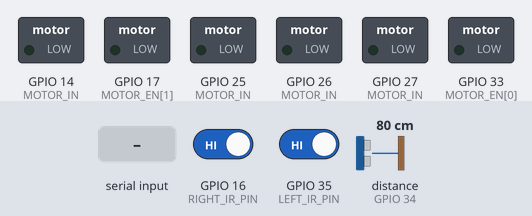
A sketch run on a simulated ESP32. Shown: switched loads named in the sketch (green lamp = pin HIGH). Wiring (inferred from the names in the program): ultrasonic range finder: trigger GPIO 23; echo GPIO 34. Dashed ring = blinking. The inputs (shaded band) are chosen by the test bench; at power-on: GPIO 16 (RIGHT_IR_PIN) HIGH, GPIO 35 (LEFT_IR_PIN) HIGH, distance to the obstacle (sensor on GPIO 34) 80 cm. The echo pulse lasts 58.3 µs per cm; pins used as bus, display or sensor lines are not drawn; what the sketch prints to the serial monitor is not drawn.

Above: at 4.2 s.
4.3 s: "T90\n" received over Serial
At 4.49 s:
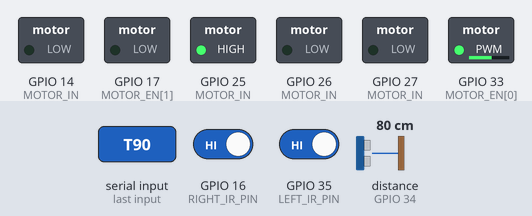
At 5.12 s:
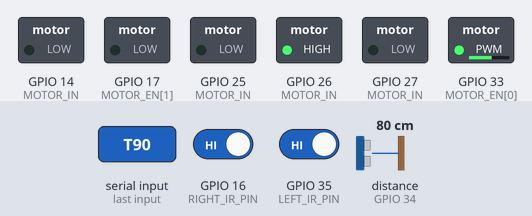
7.8 s: GPIO 16 (RIGHT_IR_PIN) driven LOW
12.4 s: GPIO 35 (LEFT_IR_PIN) driven LOW
16.5 s: "!\n" received over Serial
18.0 s: "x90\n" received over Serial
19.5 s: GPIO 16 (RIGHT_IR_PIN) driven HIGH
Timing chart, 0 to 22.5 s (numbered marks = the images above; inputs shaded):
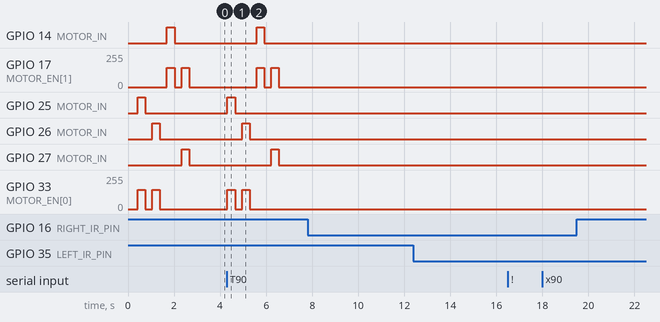

Measured:
- after the input at 4.3 s, GPIO 14 (MOTOR_IN): LOW → HIGH after 1.3 s, → LOW 0.33 s later; GPIO 17 (MOTOR_EN[1]): alternates 144/255 for 0.33 s and 0/255 for 0.30 s, 4 changes in all, then stays 0/255, starting after 1.3 s
- after the input at 7.8 s, every drawn part: stays the same
- after the input at 12.4 s, every drawn part: stays the same
- after the input at 16.5 s, every drawn part: stays the same
- after the input at 18.0 s, every drawn part: stays the same
- after the input at 19.5 s, every drawn part: stays the same

The sketch:

CareBotHardwareTest.ino
```cpp
/*
  CareBot component diagnostic for the 30-pin ESP32 NodeMCU board with USB-C
  and an ESP32-WROOM-32 module. Use GPIO numbers printed on the board.
  Upload this sketch instead of the mission sketch, then open Serial Monitor
  at 115200 baud. Remove kits and beams and raise the drive wheels.

  Commands (send one character; line endings are optional):
    ?           Print help
    b           Board information
    i           Scan the I2C bus
    p           PCA9685 status and planned channel registers
    u           One ultrasonic reading
    r           Front IR sensors
    0..9, A..F   Move one PCA9685 channel (A=10, F=15)
    t           Move channels 0 through 15, one at a time
    !           Arm one short motor or full-actuator test
    L or R      Test left or right motor forward and reverse (requires !)
    T           Rerun the automatic servo-and-motor test
    x           Stop motors, disarm tests, and interrupt an active test

  A PCA9685 register response does not prove a servo is plugged in or moving.
  This wiring has no battery-voltage, servo-voltage, motor-current, wheel-speed,
  or servo-position feedback inputs. Those quantities cannot be measured here.
*/

#include <Arduino.h>
#include <Wire.h>
#include <Adafruit_PWMServoDriver.h>

#if !defined(CONFIG_IDF_TARGET_ESP32)
#error "Select ESP32 Dev Module for the classic ESP32-WROOM-32 NodeMCU board."
#endif

constexpr uint8_t PCA_ADDRESS = 0x40;
constexpr uint8_t SDA_PIN = 21, SCL_PIN = 22;
constexpr uint8_t ULTRA_TRIG_PIN = 23, ULTRA_ECHO_PIN = 34;
constexpr uint8_t LEFT_IR_PIN = 35, RIGHT_IR_PIN = 16;
constexpr uint8_t MOTOR_IN[2][2] = {{25, 26}, {27, 14}};
constexpr uint8_t MOTOR_EN[2] = {33, 17};
constexpr bool MOTOR_INVERT[2] = {false, true};
constexpr uint8_t BLACK_LEVEL = LOW;
constexpr uint8_t MOTOR_TEST_PWM = 145;
constexpr uint32_t MOTOR_TEST_MS = 300;
constexpr uint32_t ULTRA_TIMEOUT_US = 25000;
constexpr uint32_t REPORT_INTERVAL_MS = 2000;
constexpr uint16_t SERVO_LOW_TICKS = 225;
constexpr uint16_t SERVO_CENTER_TICKS = 375;
constexpr uint8_t EXPECTED_50HZ_PRESCALE = 121;

Adafruit_PWMServoDriver pca(PCA_ADDRESS);
bool pcaReady = false;
bool motorPwmReady[2] = {false, false};
bool motorTestArmed = false;
bool testInterrupted = false;
uint32_t lastReportMs = 0;

void prefix(const char *topic) {
  Serial.print('[');
  Serial.print(millis());
  Serial.print(" ms] [");
  Serial.print(topic);
  Serial.print("] ");
}

void motorsOff() {
  for (unsigned side = 0; side < 2; ++side) {
    if (motorPwmReady[side]) {
      if (!ledcWrite(MOTOR_EN[side], 0)) {
        ledcDetach(MOTOR_EN[side]);
        motorPwmReady[side] = false;
        pinMode(MOTOR_EN[side], OUTPUT);
        digitalWrite(MOTOR_EN[side], LOW);
      }
    } else {
      digitalWrite(MOTOR_EN[side], LOW);
    }
    digitalWrite(MOTOR_IN[side][0], LOW);
    digitalWrite(MOTOR_IN[side][1], LOW);
  }
}

bool pcaResponds() {
  Wire.beginTransmission(PCA_ADDRESS);
  return Wire.endTransmission() == 0;
}

void logBoard() {
  prefix("BOARD");
  Serial.print("chip="); Serial.print(ESP.getChipModel());
  Serial.print(" cpu_mhz="); Serial.print(getCpuFrequencyMhz());
  Serial.print(" flash_bytes="); Serial.print(ESP.getFlashChipSize());
  Serial.print(" free_heap_bytes="); Serial.println(ESP.getFreeHeap());
}

void scanI2c() {
  prefix("I2C"); Serial.println("scan_begin sda_gpio=21 scl_gpio=22");
  unsigned found = 0;
  for (uint8_t address = 1; address < 127; ++address) {
    Wire.beginTransmission(address);
    if (Wire.endTransmission() == 0) {
      prefix("I2C");
      Serial.print("address=0x");
      if (address < 16) Serial.print('0');
      Serial.println(address, HEX);
      ++found;
    }
  }
  prefix("I2C"); Serial.print("scan_end responding_addresses="); Serial.println(found);
}

void logUltrasonic() {
  digitalWrite(ULTRA_TRIG_PIN, LOW);
  delayMicroseconds(2);
  digitalWrite(ULTRA_TRIG_PIN, HIGH);
  delayMicroseconds(10);
  digitalWrite(ULTRA_TRIG_PIN, LOW);
  uint32_t echoUs = pulseIn(ULTRA_ECHO_PIN, HIGH, ULTRA_TIMEOUT_US);
  prefix("ULTRA");
  Serial.print("trig_gpio=23 echo_gpio=34 echo_us="); Serial.print(echoUs);
  if (echoUs == 0) {
    Serial.println(" distance_mm=NA status=no_echo");
    return;
  }
  float distanceMm = echoUs * 0.343f / 2.0f;
  Serial.print(" distance_mm="); Serial.print(distanceMm, 1);
  Serial.println(distanceMm >= 20 && distanceMm <= 4000
                   ? " status=valid" : " status=out_of_range");
}

void logInputs() {
  int left = digitalRead(LEFT_IR_PIN);
  int right = digitalRead(RIGHT_IR_PIN);
  prefix("INPUT");
  Serial.print("front_left_ir_gpio35_raw="); Serial.print(left);
  Serial.print(" left_ir="); Serial.print(left == BLACK_LEVEL ? "BLACK" : "CLEAR");
  Serial.print(" front_right_ir_gpio16_raw="); Serial.print(right);
  Serial.print(" right_ir="); Serial.println(right == BLACK_LEVEL ? "BLACK" : "CLEAR");
}

void logPca() {
  bool responds = pcaResponds();
  if (!responds) pcaReady = false;
  prefix("PCA");
  Serial.print("address=0x40 ack="); Serial.print(responds ? 1 : 0);
  Serial.print(" initialized="); Serial.print(pcaReady ? 1 : 0);
  if (!responds || !pcaReady) {
    Serial.println(" prescale=NA");
    return;
  }
  uint8_t prescale = pca.readPrescale();
  Serial.print(" prescale="); Serial.print(prescale);
  Serial.println(prescale == EXPECTED_50HZ_PRESCALE
                   ? " target_frequency_hz=50" : " status=frequency_mismatch");
  for (uint8_t channel = 0; channel < 5; ++channel) {
    uint16_t on = pca.getPWM(channel, false);
    uint16_t off = pca.getPWM(channel, true);
    prefix("PCA_CHANNEL");
    Serial.print("channel="); Serial.print(channel);
    Serial.print(" on_register="); Serial.print(on);
    Serial.print(" off_register="); Serial.print(off);
    Serial.print(" output_state=");
    Serial.print((off & 0x1000) ? "FULL_OFF" : "PWM_CONFIGURED");
    Serial.println(" physical_servo_presence=unmeasured");
  }
}

void logMotorCommands() {
  prefix("MOTOR_OUTPUT");
  Serial.print("left_pwm_gpio33=");
  Serial.print(motorPwmReady[0] ? ledcRead(MOTOR_EN[0]) : 0);
  Serial.print(" left_in1_gpio25="); Serial.print(digitalRead(MOTOR_IN[0][0]));
  Serial.print(" left_in2_gpio26="); Serial.print(digitalRead(MOTOR_IN[0][1]));
  Serial.print(" right_pwm_gpio17=");
  Serial.print(motorPwmReady[1] ? ledcRead(MOTOR_EN[1]) : 0);
  Serial.print(" right_in3_gpio27="); Serial.print(digitalRead(MOTOR_IN[1][0]));
  Serial.print(" right_in4_gpio14="); Serial.print(digitalRead(MOTOR_IN[1][1]));
  Serial.println(" wheel_rotation=unmeasured driver_current=unmeasured");
}

void reportEverything() {
  logUltrasonic();
  logInputs();
  logPca();
  logMotorCommands();
}

bool waitWithStop(uint32_t durationMs) {
  uint32_t started = millis();
  while (millis() - started < durationMs) {
    while (Serial.available()) {
      char command = Serial.read();
      if (command == 'x' || command == 'X') {
        testInterrupted = true;
        motorTestArmed = false;
        motorsOff();
        prefix("STOP"); Serial.println("test_interrupted motors_off=1");
        return false;
      }
    }
    delay(10);
  }
  return true;
}

bool setServoAndLog(uint8_t channel, uint16_t ticks) {
  if (!pcaResponds() || pca.setPWM(channel, 0, ticks) != 0) {
    prefix("SERVO"); Serial.println("status=i2c_write_failed");
    pcaReady = false;
    return false;
  }
  uint16_t readback = pca.getPWM(channel, true);
  prefix("SERVO");
  Serial.print("channel="); Serial.print(channel);
  Serial.print(" commanded_off_ticks="); Serial.print(ticks);
  Serial.print(" register_off_ticks="); Serial.print(readback);
  Serial.print(" approximate_pulse_us="); Serial.print(ticks * 20000UL / 4096UL);
  Serial.println(readback == ticks
                   ? " register_match=1 physical_motion=unmeasured"
                   : " register_match=0 physical_motion=unmeasured");
  return readback == ticks;
}

bool testServo(uint8_t channel) {
  motorsOff();
  if (!pcaReady || channel >= 16) {
    prefix("SERVO"); Serial.println("status=driver_not_ready_or_bad_channel");
    return false;
  }
  prefix("SERVO"); Serial.print("test_begin channel="); Serial.println(channel);
  if (!setServoAndLog(channel, SERVO_CENTER_TICKS) || !waitWithStop(600) ||
      !setServoAndLog(channel, SERVO_LOW_TICKS) || !waitWithStop(600) ||
      !setServoAndLog(channel, SERVO_CENTER_TICKS) || !waitWithStop(600)) {
    return false;
  }
  prefix("SERVO");
  Serial.print("test_end channel="); Serial.print(channel);
  Serial.println(" observe_servo_motion_manually=1");
  return true;
}

bool setMotor(uint8_t side, bool forward) {
  if (side >= 2 || !motorPwmReady[side]) return false;
  if (!ledcWrite(MOTOR_EN[side], 0)) return false;
  digitalWrite(MOTOR_IN[side][0], LOW);
  digitalWrite(MOTOR_IN[side][1], LOW);
  bool in1High = forward != MOTOR_INVERT[side];
  digitalWrite(MOTOR_IN[side][in1High ? 0 : 1], HIGH);
  return ledcWrite(MOTOR_EN[side], MOTOR_TEST_PWM);
}

bool runMotorCycle(uint8_t side) {
  if (side >= 2 || !motorPwmReady[side]) {
    motorsOff();
    prefix("MOTOR"); Serial.println("status=pwm_not_ready");
    return false;
  }
  motorsOff();
  for (unsigned direction = 0; direction < 2; ++direction) {
    bool forward = direction == 0;
    if (!setMotor(side, forward)) {
      motorsOff();
      prefix("MOTOR"); Serial.println("status=pwm_or_gpio_command_failed");
      return false;
    }
    prefix("MOTOR");
    Serial.print("side="); Serial.print(side == 0 ? "LEFT" : "RIGHT");
    Serial.print(" direction="); Serial.print(forward ? "FORWARD" : "REVERSE");
    Serial.print(" enable_gpio="); Serial.print(MOTOR_EN[side]);
    Serial.print(" commanded_pwm="); Serial.print(MOTOR_TEST_PWM);
    Serial.print(" duration_ms="); Serial.print(MOTOR_TEST_MS);
    Serial.println(" rotation=unmeasured");
    logMotorCommands();
    if (!waitWithStop(MOTOR_TEST_MS)) return false;
    motorsOff();
    if (!waitWithStop(300)) return false;
  }
  prefix("MOTOR"); Serial.println("test_end motors_off=1 observe_wheel_motion_manually=1");
  return true;
}

void testMotor(uint8_t side) {
  if (!motorTestArmed) {
    prefix("MOTOR"); Serial.println("test_refused arm_with_exclamation_mark_first=1");
    return;
  }
  motorTestArmed = false;
  runMotorCycle(side);
}

void testAllActuators() {
  motorTestArmed = false;
  testInterrupted = false;
  motorsOff();
  prefix("ALL_TEST"); Serial.println("test_begin servos_0_to_15_then_both_motors=1");
  bool servoCommandsOk = true, motorCommandsOk = true;
  for (uint8_t channel = 0; channel < 16; ++channel) {
    if (!testServo(channel)) {
      motorsOff();
      servoCommandsOk = false;
      if (testInterrupted) {
        prefix("ALL_TEST"); Serial.println("test_interrupted_during_servo_sweep=1 motors_off=1");
        return;
      }
      prefix("ALL_TEST"); Serial.println("servo_sweep_failed_continuing_to_motor_tests=1");
      break;
    }
  }
  for (uint8_t side = 0; side < 2; ++side) {
    if (!runMotorCycle(side)) {
      motorsOff();
      motorCommandsOk = false;
      if (testInterrupted) {
        prefix("ALL_TEST"); Serial.println("test_interrupted_during_motor_test=1 motors_off=1");
        return;
      }
      prefix("ALL_TEST"); Serial.println("motor_test_failed_continuing_to_other_side=1");
    }
  }
  motorsOff();
  prefix("ALL_TEST");
  Serial.print("test_end servo_command_status=");
  Serial.print(servoCommandsOk ? "PASS" : "ERROR");
  Serial.print(" motor_command_status=");
  Serial.print(motorCommandsOk ? "PASS" : "ERROR");
  Serial.println(" motors_off=1 physical_motion=unmeasured");
}

int channelFromCommand(char command) {
  if (command >= '0' && command <= '9') return command - '0';
  if (command >= 'A' && command <= 'F') return command - 'A' + 10;
  return -1;
}

void printHelp() {
  prefix("HELP"); Serial.println("? help | b board | i I2C | p PCA | u ultrasonic | r front IR sensors");
  prefix("HELP"); Serial.println("All servos and both motors test automatically after boot; T reruns the full test.");
  prefix("HELP"); Serial.println("0..9,A..F one servo | t all 16 servos");
  prefix("HELP"); Serial.println("! then L/R one motor | x stop. Raise wheels before motor tests.");
  prefix("HELP"); Serial.println("Inputs and PCA registers report every 2 seconds. Motors are off by default.");
}

void setup() {
  Serial.begin(115200);
  delay(300);
  for (unsigned side = 0; side < 2; ++side) {
    pinMode(MOTOR_IN[side][0], OUTPUT);
    pinMode(MOTOR_IN[side][1], OUTPUT);
    pinMode(MOTOR_EN[side], OUTPUT);
  }
  motorsOff();
  pinMode(ULTRA_TRIG_PIN, OUTPUT);
  digitalWrite(ULTRA_TRIG_PIN, LOW);
  pinMode(ULTRA_ECHO_PIN, INPUT);
  pinMode(LEFT_IR_PIN, INPUT);
  pinMode(RIGHT_IR_PIN, INPUT);
  for (unsigned side = 0; side < 2; ++side) {
    motorPwmReady[side] = ledcAttachChannel(MOTOR_EN[side], 20000, 8, side);
    if (motorPwmReady[side] && !ledcWrite(MOTOR_EN[side], 0)) {
      ledcDetach(MOTOR_EN[side]);
      motorPwmReady[side] = false;
      pinMode(MOTOR_EN[side], OUTPUT);
      digitalWrite(MOTOR_EN[side], LOW);
    }
    prefix("MOTOR_SETUP");
    Serial.print("side="); Serial.print(side == 0 ? "LEFT" : "RIGHT");
    Serial.print(" pwm_ready="); Serial.println(motorPwmReady[side] ? 1 : 0);
  }
  motorsOff();
  Wire.begin(SDA_PIN, SCL_PIN);
  Wire.setClock(100000);
  logBoard();
  scanI2c();
  if (pcaResponds() && pca.begin()) {
    pca.setPWMFreq(50);
    pcaReady = pcaResponds() && pca.readPrescale() == EXPECTED_50HZ_PRESCALE;
  }
  prefix("PCA_SETUP");
  Serial.print("ready="); Serial.println(pcaReady ? 1 : 0);
  prefix("LIMIT");
  Serial.println("servo_vplus=battery_voltage=motor_current=wheel_speed=servo_position=oe_level=unmeasured");
  printHelp();
  reportEverything();
  lastReportMs = millis();
  testAllActuators();
  reportEverything();
  lastReportMs = millis();
}

void loop() {
  if (millis() - lastReportMs >= REPORT_INTERVAL_MS) {
    reportEverything();
    lastReportMs = millis();
  }
  while (Serial.available()) {
    char command = Serial.read();
    if (command == '\n' || command == '\r' || command == ' ') continue;
    int channel = channelFromCommand(command);
    if (channel >= 0) {
      testServo(uint8_t(channel));
    } else if (command == 't') {
      for (uint8_t ch = 0; ch < 16; ++ch) if (!testServo(ch)) break;
    } else if (command == 'T') {
      testAllActuators();
    } else if (command == '!') {
      motorTestArmed = true;
      prefix("MOTOR"); Serial.println("armed=1 send_L_R_or_T_with_wheels_raised=1");
    } else if (command == 'L' || command == 'R') {
      testMotor(command == 'L' ? 0 : 1);
    } else if (command == 'x' || command == 'X') {
      testInterrupted = true;
      motorTestArmed = false;
      motorsOff();
      prefix("STOP"); Serial.println("motors_off=1 tests_disarmed=1");
    } else if (command == 'b') {
      logBoard();
    } else if (command == 'i') {
      scanI2c();
    } else if (command == 'p') {
      logPca();
    } else if (command == 'u') {
      logUltrasonic();
    } else if (command == 'r') {
      logInputs();
    } else if (command == '?') {
      printHelp();
    } else {
      prefix("HELP"); Serial.println("unknown_command send_question_mark_for_help=1");
    }
  }
  delay(10);
}
```
